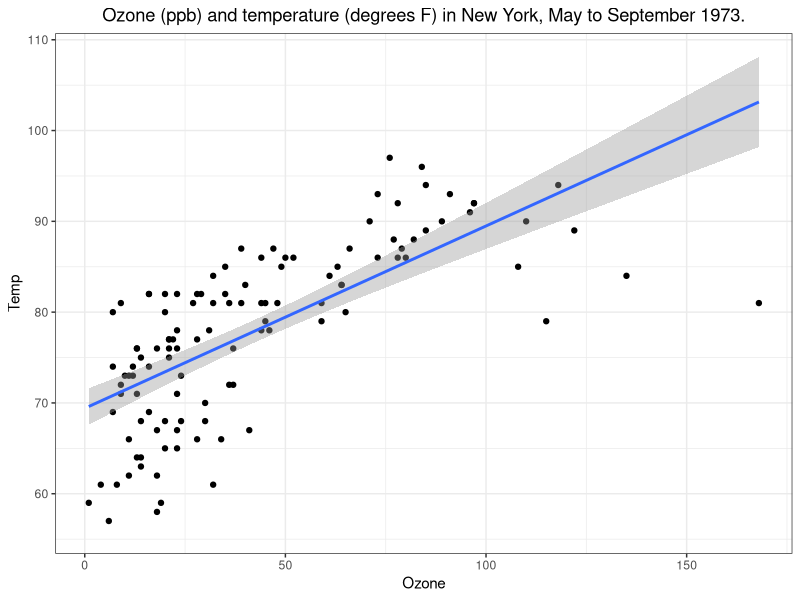
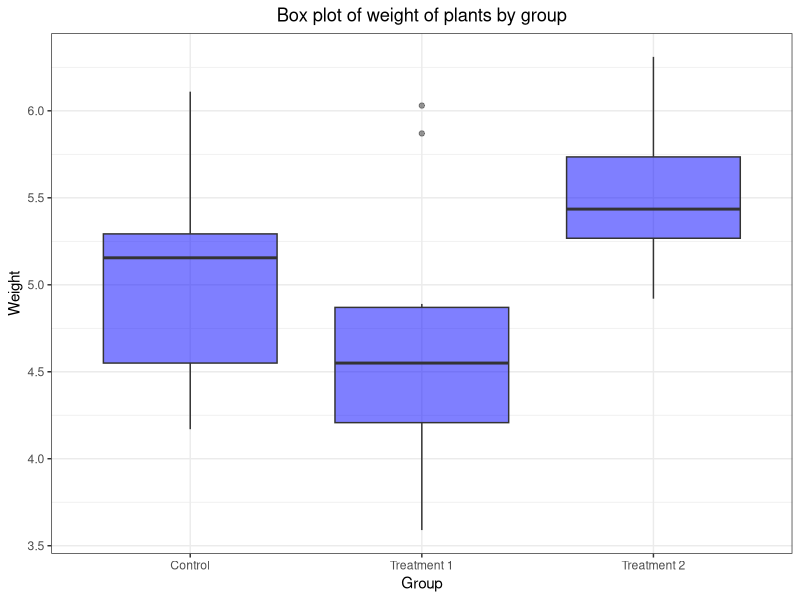

Generate these figures, in order, with R:
## ---- chunk 1
#| label: demo1
#| autorun: true
#| echo: false

# /*===== Load package =====*/
library(ggplot2)
library(tidyverse)
library(data.table)

#/*--------------------------------*/
#' ## Scatter plot
#/*--------------------------------*/
ggplot(data = airquality, aes(x = Ozone, y = Temp)) +
  geom_point() +
  labs(title = "Ozone (ppb) and temperature (degrees F) in New York, May to September 1973.") +
  geom_smooth(method = "lm") +
  theme_bw() +
  theme(plot.title = element_text(hjust = 0.5))
## ---- chunk 2
#| label: demo2
#| autorun: true
#| echo: false

#/*--------------------------------*/
#' ## Box plot
#/*--------------------------------*/
PlantGrowth %>%
  as.data.table() %>%
  .[, group := fcase(
    group == "ctrl", "Control",
    group == "trt1", "Treatment 1",
    group == "trt2", "Treatment 2"
  )] %>%
  ggplot(data = ., aes(x = group, y = weight)) +
  geom_boxplot(fill = "blue", alpha =0.5) +
  labs(
    title = "Box plot of weight of plants by group",
    x = "Group",
    y = "Weight"
  ) +
  theme_bw() +
  theme(plot.title = element_text(hjust = 0.5))


# ggplot(data = airquality, aes(x = factor(Month), y = Temp)) +
#   geom_boxplot() +
#   theme_bw() +
#   labs(
#     title = "Box plot of temperature (degrees F) in New York, May to September 1973",
#     x = "Month",
#     y = "Temperature"
#   ) +
#   theme(plot.title = element_text(hjust = 0.5))
